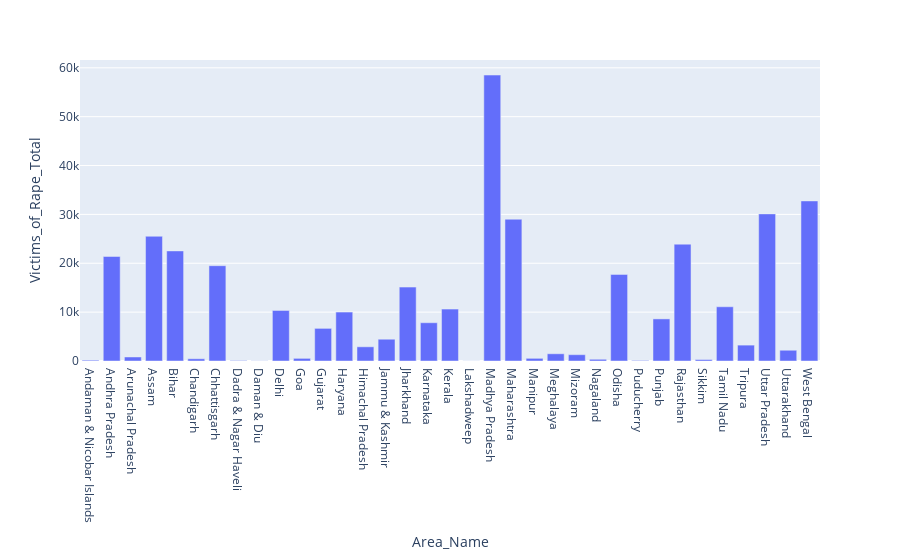

The notebook cell this image was saved under:
### Code cell
import plotly.express as px
fig = px.bar(c, x = 'Area_Name', y = 'Victims_of_Rape_Total')
fig.show()

### Figure 1 — Plotly figure (JSON) as saved in the notebook; plotly's stock layout.template omitted (floating-point values rounded to 4 significant figures)
{"data": [{"alignmentgroup": "True", "hovertemplate": "Area_Name=%{x}<br>Victims_of_Rape_Total=%{y}<extra></extra>", "legendgroup": "", "marker": {"color": "#636efa", "pattern": {"shape": ""}}, "name": "", "offsetgroup": "", "orientation": "v", "showlegend": false, "textposition": "auto", "type": "bar", "x": ["Andaman & Nicobar Islands", "Andhra Pradesh", "Arunachal Pradesh", "Assam", "Bihar", "Chandigarh", "Chhattisgarh", "Dadra & Nagar Haveli", "Daman & Diu", "Delhi", "Goa", "Gujarat", "Haryana", "Himachal Pradesh", "Jammu & Kashmir", "Jharkhand", "Karnataka", "Kerala", "Lakshadweep", "Madhya Pradesh", "Maharashtra", "Manipur", "Meghalaya", "Mizoram", "Nagaland", "Odisha", "Puducherry", "Punjab", "Rajasthan", "Sikkim", "Tamil Nadu", "Tripura", "Uttar Pradesh", "Uttarakhand", "West Bengal"], "xaxis": "x", "y": [168, 21392, 824, 25524, 22526, 456, 19502, 98, 28, 10342, 540, 6678, 10018, 2906, 4456, 15126, 7834, 10616, 14, 58514, 29010, 546, 1478, 1292, 352, 17720, 114, 8614, 23908, 298, 11098, 3252, 30106, 2202, 32756], "yaxis": "y"}], "layout": {"barmode": "relative", "legend": {"tracegroupgap": 0}, "margin": {"t": 60}, "xaxis": {"anchor": "y", "domain": [0, 1], "title": {"text": "Area_Name"}}, "yaxis": {"anchor": "x", "domain": [0, 1], "title": {"text": "Victims_of_Rape_Total"}}}}
